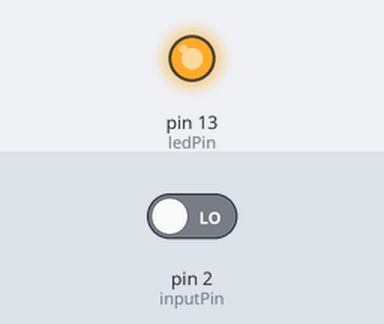
Simulated run of this sketch. Board: Arduino Uno, built with avr-gcc and run on an emulated ATmega328P. On the bench: output pins drawn as LEDs (lit = HIGH). Inputs (shaded band) come from the test bench; at power-on: pin 2 (inputPin) LOW.

Above: at 1.2 s.
1.3 s: pin 2 (inputPin) driven HIGH
At 2.5 s:
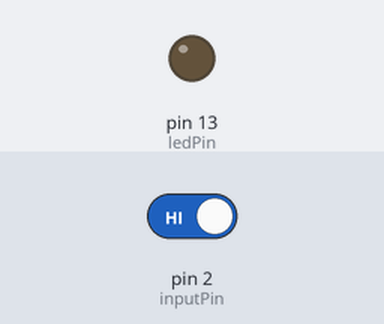
2.8 s: pin 2 (inputPin) driven LOW
At 3.6 s:
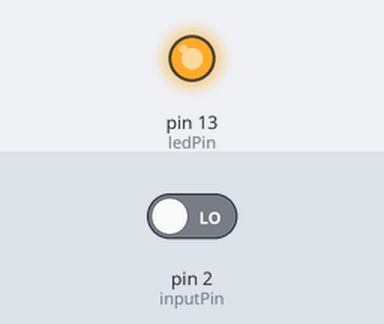
Timing chart, 0 to 5.8 s (numbered marks = the images above; inputs shaded):
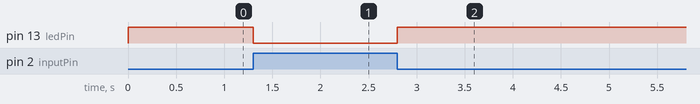

The sketch:

basic_pushButton.ino
```cpp
//PushButton to switch LED ON when button is predssed
int ledPin = 13;
int val = 0;
int inputPin = 2;


void setup() {
  // put your setup code here, to run once:
  pinMode(ledPin, OUTPUT);
  pinMode(inputPin, INPUT);
}

void loop() {
  // put your main code here, to run repeatedly:
  val = digitalRead(inputPin);
  if (val == HIGH)
  {
    digitalWrite(ledPin, LOW);
  }
  else
  {
    digitalWrite(ledPin, HIGH);
  }
}
```

Measured:
- after the input at 1.3 s, pin 13 (ledPin): HIGH → LOW at once
- after the input at 2.8 s, pin 13 (ledPin): LOW → HIGH at once
